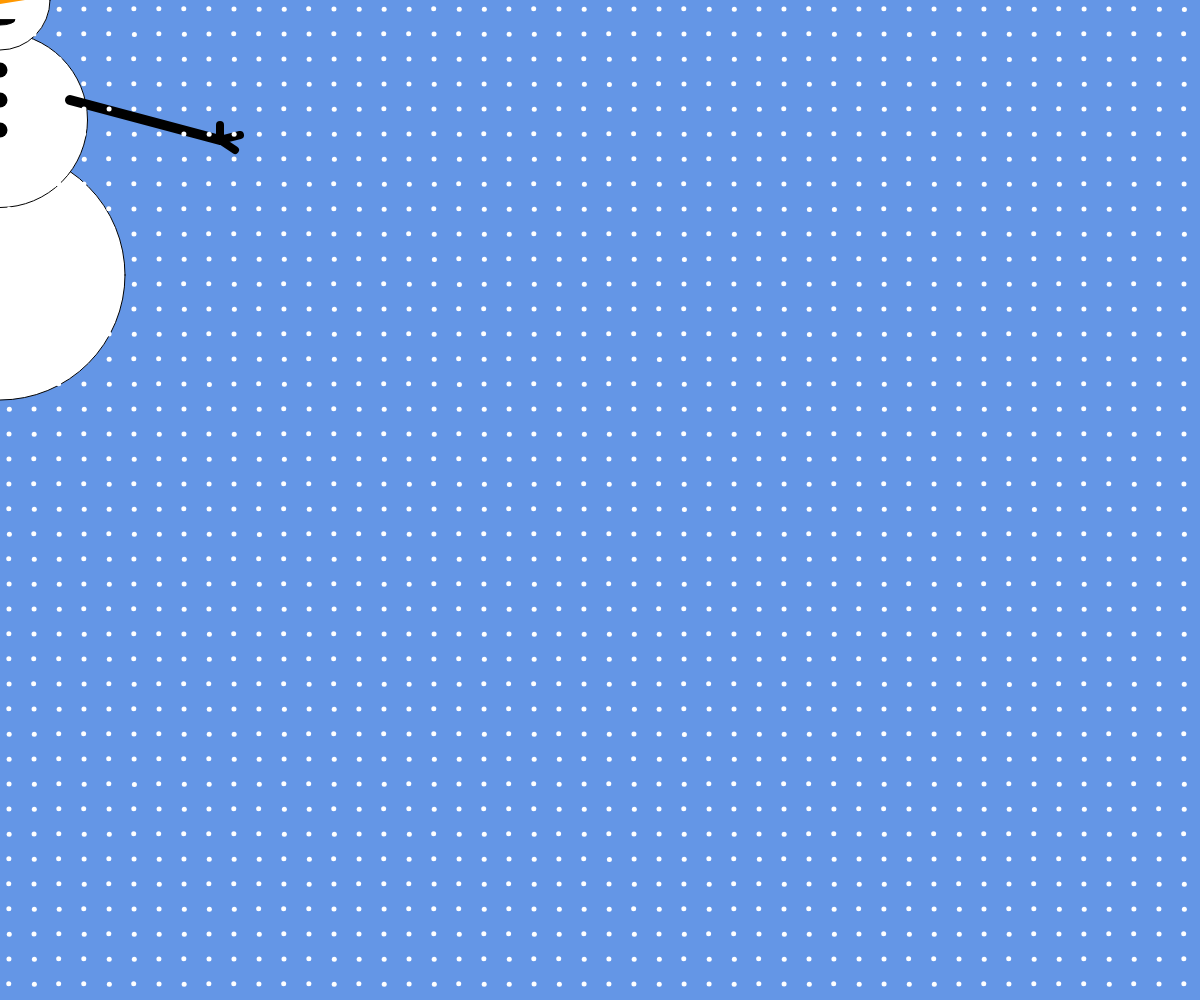
Frame 1 (no input)
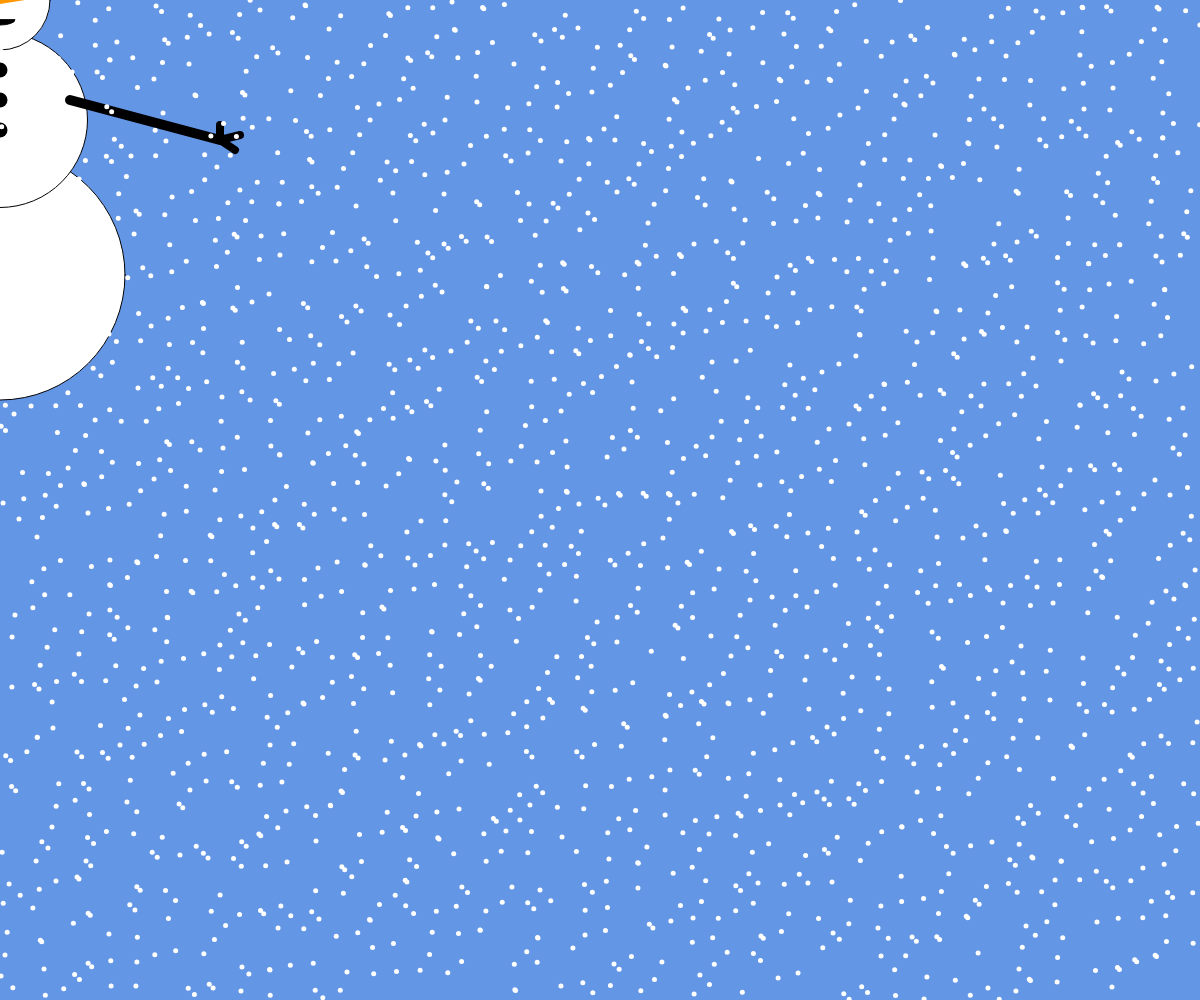
Frame 60 (no input)
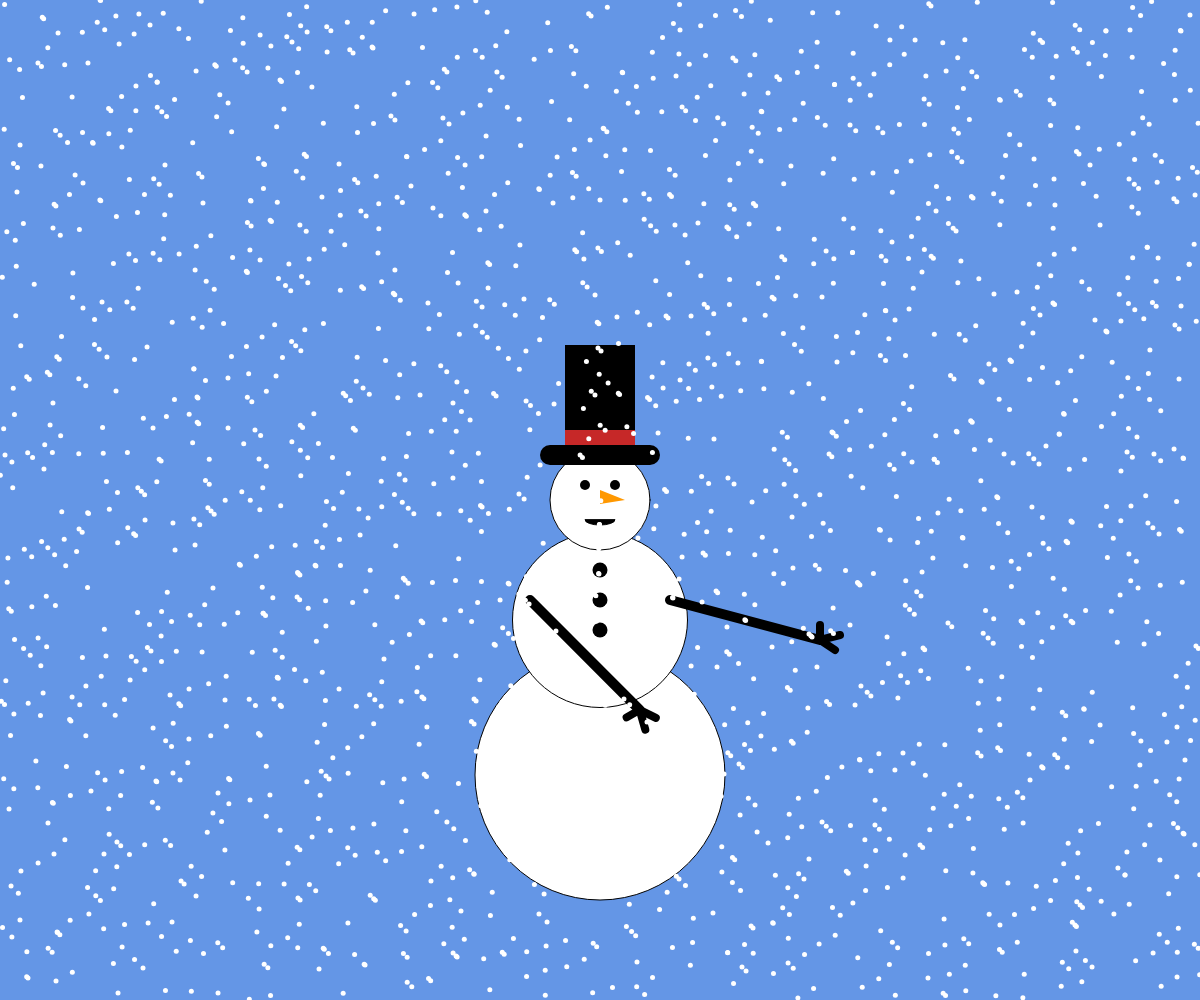
Frame 120 (the mouse pressed at the canvas centre since frame 60)

The p5.js sketch that drew these frames (run headless with seeded random() and noise() and a simulated clock; from frame 60 on, the mouse is pressed at the canvas centre):

// p5.js sketch
// ── sketch.js
//I'm redoing my snoman sketch from Week 5
//Defining global variables
var flakes = 25;
var number;
var myArr = [];
var snowball = 0;

//Setting up the Canvas
//Further defining variables
function setup() {
    createCanvas( windowWidth, windowHeight );
    var wideNumber = width / flakes;
    var highNumber = height / flakes;
    number = wideNumber * highNumber;
//defining my array
//not sure if the sandbox is needed, but my code was funky, so I put them in several places
push();
  var idx = 0;
  //position and number of snowflakes
    for (var y = 0; y < highNumber; y++) {
    for (var x = 0; x < wideNumber; x++) {
      //This controls the snowflakes, as defined by the function below
      myArr[idx++] = new Snow(x*flakes, y*flakes, flakes/3, flakes/3,
        random(0.05, 0.8), flakes);
  pop();
    }
  }
}

//easy draw function here
function draw() {
    background('rgb(100, 150, 230)');
//snowman that follows the mouse
    push();
    translate( mouseX, mouseY );
    snowMan();
    pop();

//pulling the two pieces from my array
    push();
  for (var i = 0; i < myArr.length; i++) {
    myArr[i].update();
    myArr[i].draw(draw + 1);
    pop();

    push();
    fill('rgb(255,255,255)');
    line (0, windowWidth)
  }
}
//the following bits were adapted from a reference code on the P5 website
//function snow is pulled into the array
function Snow(xOff, yOff, x, y, speed, flakes) {
  push();
  this.xOff = xOff;
  this.yOff = yOff;
  this.x = x;
  this.y = y;
  this.speed = speed;
  this.flakes = flakes;
  this.xDir = 1;
  this.yDir = 1;
  pop();
}

// Updating the variables
Snow.prototype.update = function() {
   this.y = this.y + ((this.speed + .25) * this.xDir) % windowHeight;
}

// Drawing the object
Snow.prototype.draw = function() {
    noStroke();
    fill( 'rgb(255,255,255)'  );
//This bit actually took me forever. But I finally got it to continuously snow!
    ellipse(((this.xOff + this.y) % windowWidth), ((this.yOff + this.y)  % windowHeight), 5, 5);
}

//The following snowman code has been largely copied from Week 5
//Some adjustments had to be made to coexist with the new code above.

//CHARACTER****************************
function snowMan(){
push();
push();
// make the character follow the mouse
 translate( mouseX, mouseY );
  //Defining variables here
pop();
  var headSize = 100;
  var midSize = 175;
  var bodySize = 250;
  var spinArm = 0;

  //lower body
  fill ('rgb(255,255,255)' );
  stroke('rgb(0, 0, 0)');
  strokeWeight (1);
  ellipse( 0, 275, bodySize );
  //middlebody
  fill ('rgb(255,255,255)' );
  stroke('rgb(0, 0, 0)');
  strokeWeight (1);
  ellipse( 0, 120, midSize );
  //HEAD***********************
  fill ('rgb(255,255,255)' );
  stroke('rgb(0,0,0)');
  strokeWeight (1);
  ellipse( 0, 0, headSize );

//end body *************************************

//FACE**********************************
// mouth
  fill ('rgb(0, 0, 0)');
  arc (0, 20, 30, 10, 0, PI, CHORD);
  //two eyes made out of coal
  //two black ellipses, reflected across the axis
  fill ('rgb(0, 0, 0)');
  noStroke();
  ellipse (-15, -15, 10, 10);

  fill ('rgb(0, 0, 0)');
  noStroke();
  ellipse (15, -15, 10, 10);

  fill ('rgb(255, 152, 0)');
  noStroke();
  triangle (0, -10, 25, 0, 0, 4);

//coal buttons
//three black ellipses down the front
  fill ('rgb(0, 0, 0)');
  noStroke();
  ellipse (0, 70, 15, 15);

  fill ('rgb(0, 0, 0)');
  noStroke();
  ellipse (0, 100, 15, 15);

  fill ('rgb(0, 0, 0)');
  noStroke();
  ellipse (0, 130, 15, 15);

//hat- a series of rectangles to make a top hat
  fill ('rgb(0, 0, 0)');
  noStroke();
  rect (-35, -155, 70, 110);

  fill ('rgb(0, 0, 0)');
  noStroke();
  rect (-60, -55, 120, 20, 90, 90, 70, 70);

  fill ('rgb(198, 40, 40)');
  noStroke();
  rect (-35, -70, 70, 15,);

//ARMS*****************************

  //draw the spinning arm
  push();
  translate( 70, 100);
  //rotate arm
  rotate( radians (spinArm) );
  //draw the arm
  stroke('rgb(0,0,0)');
  strokeWeight (10);
  line (0, 0, 150, 40);
  //draw stick fingers
  stroke('rgb(0,0,0)');
  strokeWeight (8);
  line (150, 40, 150, 25);

  stroke('rgb(0,0,0)');
  strokeWeight (8);
  line (150, 40, 170, 35);

  stroke('rgb(0,0,0)');
  strokeWeight (8);
  line (150, 40, 165, 50);
  pop();

  //rotate based on mouseX
  push();
  //translate center
  translate (-70, 100);
  rotate (radians( mouseX) );
  //draw arm
  stroke('rgb(0,0,0)');
  strokeWeight (10);
  line (0, 0, -150, 40);

  //draw stick fingers
  stroke('rgb(0,0,0)');
  strokeWeight (8);
  line (-150, 40, -150, 25);

  stroke('rgb(0,0,0)');
  strokeWeight (8);
  line (-150, 40, -170, 35);

  stroke('rgb(0,0,0)');
  strokeWeight (8);
  line (-150, 40, -165, 50);
  pop();
  pop();
}
